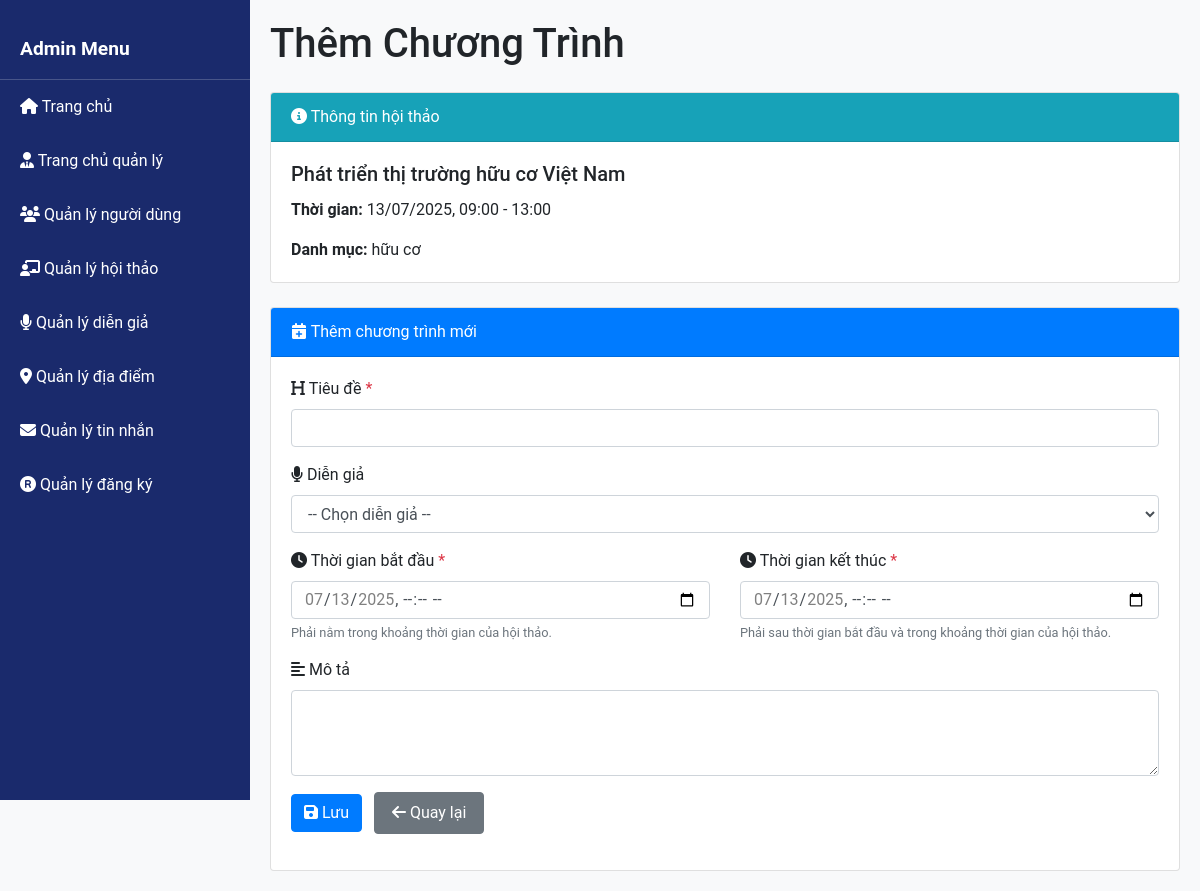
The page /layouts/admin_agenda_create.php?seminar_id=25 (signed in) on the database its author committed.
### tables this page shows
CREATE TABLE seminars (
    seminar_id INT PRIMARY KEY AUTO_INCREMENT,
    topic VARCHAR(200) NOT NULL,
    content TEXT NOT NULL,
    start_time DATETIME NOT NULL,
    end_time DATETIME NOT NULL,
    location_id INT,
    max_participants INT,
    category VARCHAR(100) NOT NULL,
    FOREIGN KEY (location_id) REFERENCES locations(location_id)
);

### layouts/admin_agenda_create.php (the view, shortened to what this page needs)
<?php
require_once '../config.php';
$seminarId = (int)$_GET['seminar_id'];
$stmt = $conn->prepare("SELECT * FROM seminars WHERE seminar_id = :seminar_id");
$stmt->bindParam(':seminar_id', $seminarId, PDO::PARAM_INT);
$stmt->execute();
$seminar = $stmt->fetch(PDO::FETCH_ASSOC);
?>
<!DOCTYPE html>
<html lang="en">
<head>
  <link rel="stylesheet" href="https://cdn.jsdelivr.net/npm/bootstrap@4.1.3/dist/css/bootstrap.min.css">
  <link rel="stylesheet" href="../assets/css/style-admin.css">
  <link rel="stylesheet" href="../assets/css/style.css">
  <link rel="stylesheet" href="https://cdnjs.cloudflare.com/ajax/libs/font-awesome/6.4.0/css/all.min.css">
</head>
<body>
  <?php include_once './admin_sidebar.php'; ?>
  <div class="content">
    <h1 class="mb-4">Thêm Chương Trình</h1>
    <div class="card mb-4">
      <div class="card-header bg-info text-white">
        <i class="fas fa-info-circle"></i> Thông tin hội thảo
      </div>
      <div class="card-body">
        <h5 class="card-title"><?php echo htmlspecialchars($seminar['topic']); ?></h5>
        <p class="card-text">
          <strong>Thời gian:</strong>
          <?php
          $start = new DateTime($seminar['start_time']);
          $end = new DateTime($seminar['end_time']);
          echo $start->format('d/m/Y, H:i') . ' - ' . $end->format('H:i');
          ?>
        </p>
        <p class="card-text">
          <strong>Danh mục:</strong> <?php echo htmlspecialchars($seminar['category']); ?>
        </p>
      </div>
    </div>
    <div class="card">
      <div class="card-header bg-primary text-white">
        <i class="fas fa-calendar-plus"></i> Thêm chương trình mới
      </div>
      <div class="card-body">
        <form method="POST" action="">
          <div class="form-group">
            <label for="title">
              <i class="fas fa-heading"></i> Tiêu đề <span class="text-danger">*</span>
            </label>
            <input type="text" class="form-control" id="title" name="title" required
              value="<?php echo htmlspecialchars($title ?? ''); ?>">
          </div>
          <div class="form-group">
            <label for="speaker_id">
              <i class="fas fa-microphone"></i> Diễn giả
            </label>
            <select class="form-control" id="speaker_id" name="speaker_id">
              <option value="">-- Chọn diễn giả --</option>
            </select>
          </div>
          <div class="row">
            <div class="col-md-6">
              <div class="form-group">
                <label for="start_time">
                  <i class="fas fa-clock"></i> Thời gian bắt đầu <span class="text-danger">*</span>
                </label>
                <input type="datetime-local" class="form-control" id="start_time" name="start_time" required
                  value="<?php echo htmlspecialchars($startTime ?? ''); ?>"
                  min="<?php echo date('Y-m-d\TH:i', strtotime($seminar['start_time'])); ?>"
                  max="<?php echo date('Y-m-d\TH:i', strtotime($seminar['end_time'])); ?>">
                <small class="form-text text-muted">Phải nằm trong khoảng thời gian của hội thảo.</small>
              </div>
            </div>
            <div class="col-md-6">
              <div class="form-group">
                <label for="end_time">
                  <i class="fas fa-clock"></i> Thời gian kết thúc <span class="text-danger">*</span>
                </label>
                <input type="datetime-local" class="form-control" id="end_time" name="end_time" required
                  value="<?php echo htmlspecialchars($endTime ?? ''); ?>"
                  min="<?php echo date('Y-m-d\TH:i', strtotime($seminar['start_time'])); ?>"
                  max="<?php echo date('Y-m-d\TH:i', strtotime($seminar['end_time'])); ?>">
                <small class="form-text text-muted">Phải sau thời gian bắt đầu và trong khoảng thời gian của hội thảo.</small>
              </div>
            </div>
          </div>
          <div class="form-group">
            <label for="description">
              <i class="fas fa-align-left"></i> Mô tả
            </label>
            <textarea class="form-control" id="description" name="description" rows="3"><?php echo htmlspecialchars($description ?? ''); ?></textarea>
          </div>
          <div class="form-group">
            <button type="submit" class="btn btn-primary">
              <i class="fas fa-save"></i> Lưu
            </button>
            <a href="./admin_seminars.php" class="btn btn-secondary ml-2">
              <i class="fas fa-arrow-left"></i> Quay lại
            </a>
          </div>
        </form>
      </div>
    </div>
  </div>
</body>
</html>

### assets/css/style-admin.css (style rules this page uses)
body { font-family: "Arial", sans-serif; background-color: #f8f9fa; }
.content { margin-left: 250px; padding: 20px; }

### assets/css/style.css (style rules this page uses)
:root { --primary: #ffffff; --secondary: #1d2939; --upcoming: #008739; --date: #8d8d8d; --hover: #007bff; --font: "Roboto", sans-serif; }
body { font-family: var(--font); }
a { text-decoration: none; color: black; }
a.btn { padding: 8px 17px; }

### rows shown on the page
seminars: topic "Phát triển thị trường hữu cơ Việt Nam", start_time "13/07/2025, 09:00", end_time "13:00", category "hữu cơ"
